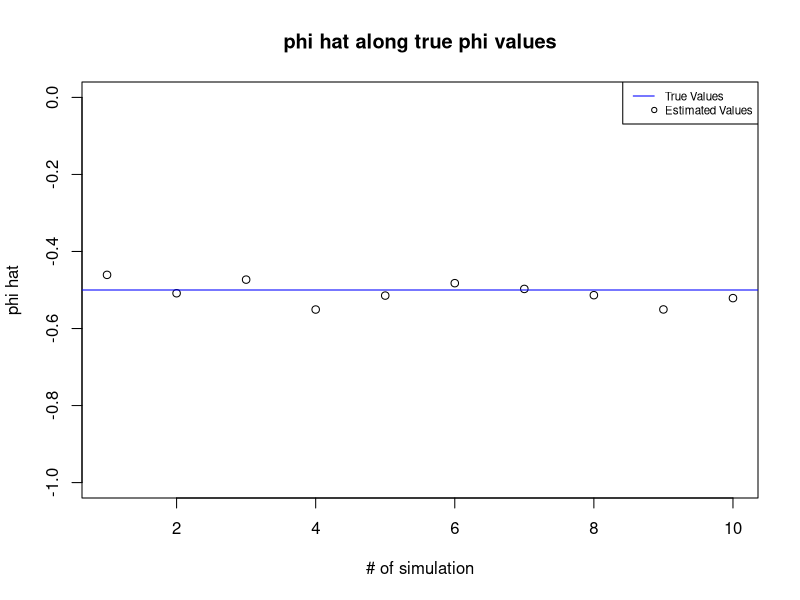
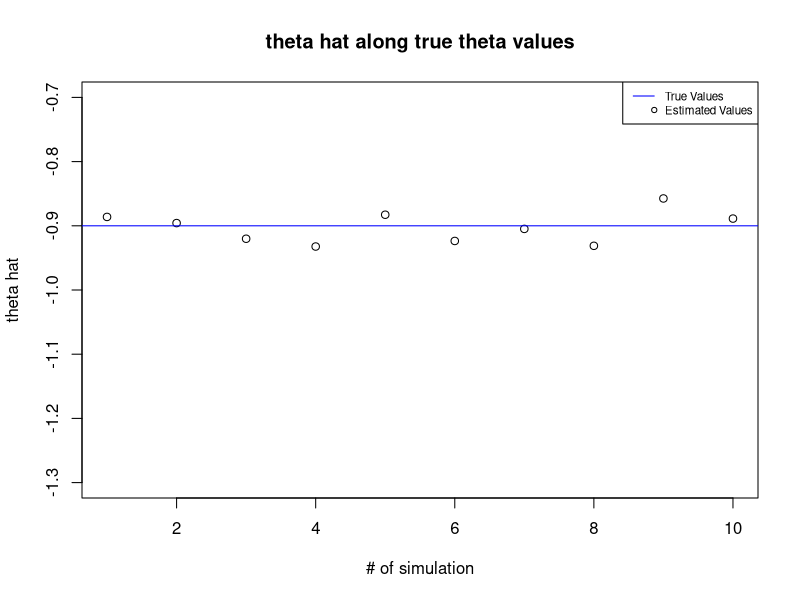
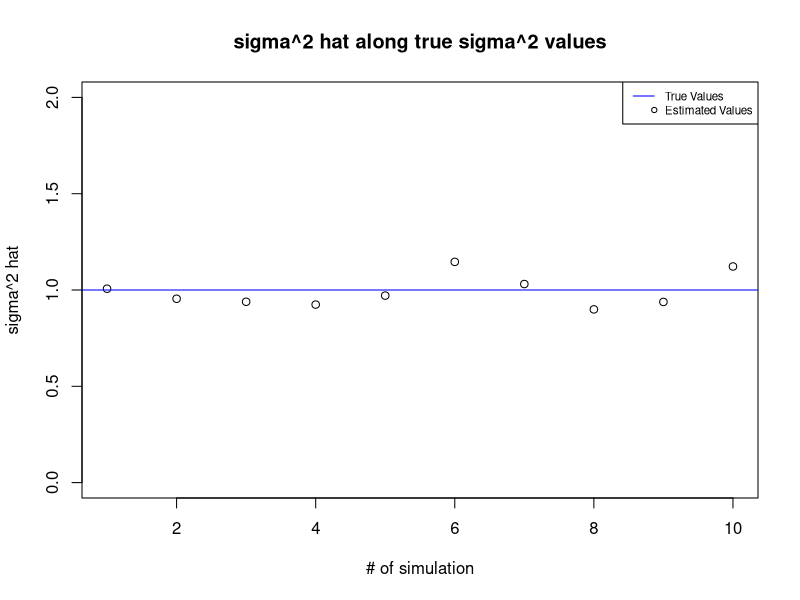

Reproduce these figures in R, in order.
## ---- chunk 1
knitr::opts_chunk$set(echo = TRUE)
## ---- chunk 2
#set seed
set.seed(111)

# create dataframe for later use
mydataframe<- data.frame(
                          "phi true"= rep(-0.5,10),
                          "phi hat"=rep(0,10),
                          "theta true"=-0.9,
                          "theta hat"=rep(0,10),
                          "sigma squre true"=rep(1,10),
                          "sigma square hat"=rep(0,10))

#simulate 10 times
for (i in 1:10){
  #simulate ARMA ts
  arma1_1<- arima.sim(n=500, list(order= c(1,0,1),ar=-0.5,ma=-0.9),
                       sd=1 )
  #fit ARMA(1,1) model
  fit <- arima(arma1_1, order= c(1,0,1))
  #put into dataframe
  mydataframe$phi.hat[i]<- fit$coef[1]
  mydataframe$theta.hat[i]<- fit$coef[2]
  mydataframe$sigma.square.hat[i]<- fit$sigma2
}
#print estimated parameters with true values
mydataframe
# plot phi hat along true phi values
plot(mydataframe$phi.hat,ylim=c(-1,0), ylab= "phi hat", 
     xlab="# of simulation", main="phi hat along true phi values")
abline(h=-0.5,col="blue")
legend("topright", legend = c("True Values","Estimated Values"),
col = c("Blue","Black"),lty=c(1,NA),cex = 0.7,lwd=1,  
        pch=c(NA,1), merge=FALSE)
#plot theta hat along true theta values
plot(mydataframe$theta.hat,ylim=c(-1.3,-0.7),
     ylab= "theta hat", xlab="# of simulation", main="theta hat along true theta values")
abline(h=-0.9,col="blue")
legend("topright", legend = c("True Values","Estimated Values"),
col = c("Blue","Black"),lty=c(1,NA),cex = 0.7,lwd=1,  
        pch=c(NA,1), merge=FALSE)
#plot sigma^2 hat along true sigma^2 values
plot(mydataframe$sigma.square.hat, ylim=c(0,2), 
     ylab= "sigma^2 hat", xlab="# of simulation", main="sigma^2 hat along true sigma^2 values")
abline(h=1,col="blue")
legend("topright", legend = c("True Values","Estimated Values"),
col = c("Blue","Black"),lty=c(1,NA),cex = 0.7,lwd=1,  
        pch=c(NA,1), merge=FALSE)
